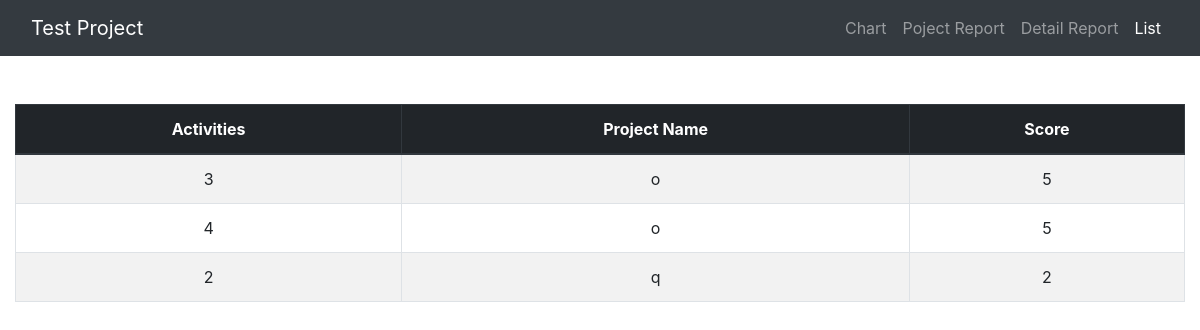
Page /list_page.php on the earlier database version.
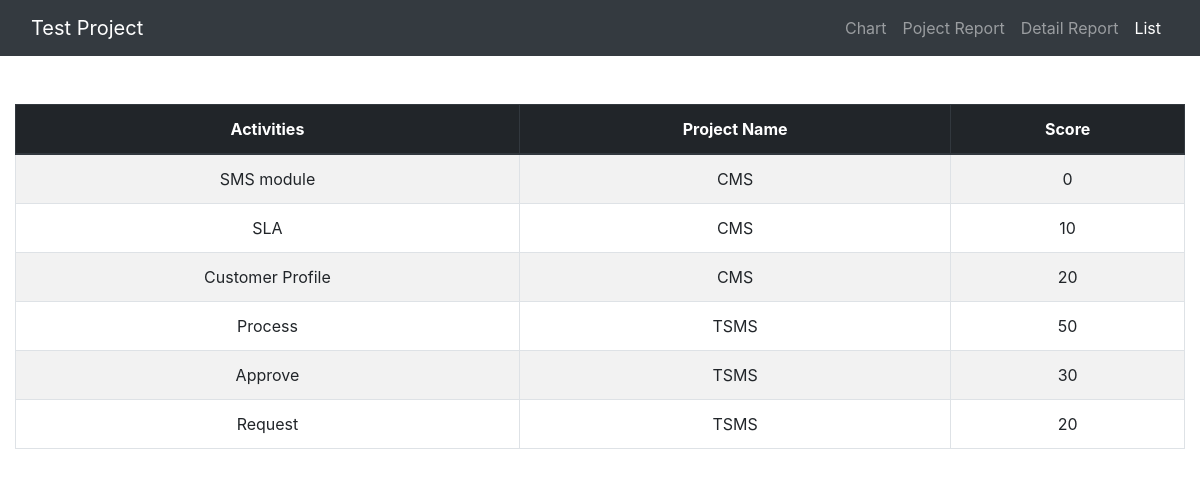
Same page on the later database version.
### tables this page shows
CREATE TABLE `activity` (
  `activity_id` int(255) NOT NULL,
  `activity_name` varchar(100) NOT NULL,
  `projected_start_date` date NOT NULL,
  `projected_end_date` date NOT NULL,
  `actual_start_date` date NOT NULL,
  `actual_end_date` date NOT NULL,
  `projected_days` int(255) NOT NULL,
  `actual_days` int(255) NOT NULL,
  `accuracy` char(50) NOT NULL,
  `score` int(255) NOT NULL,
  `stat` varchar(10) NOT NULL,
  `project_id` int(255) NOT NULL
);

CREATE TABLE `project` (
  `project_id` int(255) NOT NULL,
  `project_name` varchar(100) NOT NULL
);

### list_page.php (the view, shortened to what this page needs)
<!DOCTYPE html>
<html>
<head>
    <link rel="stylesheet" href="https://maxcdn.bootstrapcdn.com/bootstrap/4.1.3/css/bootstrap.min.css">
</head>
<body>
    <nav class="navbar navbar-expand-sm bg-dark navbar-dark navbar-fixed-top">
        <div class="container-fluid">
            <div class="navbar-header">
                <a class="navbar-brand" href="#">Test Project</a>
            </div>
            <ul class="navbar-nav">
                <li class="nav-item">
                    <a class="nav-link" href="index.php">Chart</a>
                </li>
                <li class="nav-item">
                    <a class="nav-link" href="project_report_page.php">Poject Report</a>
                </li>
                <li class="nav-item">
                    <a class="nav-link" href="detail_report_page.php">Detail Report</a>
                </li>
                <li class="nav-item active">
                    <a class="nav-link" href="#">List</a>
                </li>
            </ul>
        </div>
    </nav>
    <br><br>
    <div class="container-fluid">
        <div class="table-responsive-sm text-center">
            <table class="table table-bordered table-striped table-hover">
                <thead class="thead-dark">
                    <tr>
                        <th>Activities</th>
                        <th>Project Name</th>
                        <th>Score</th>
                    </tr>
                </thead>
                <tbody>
                    <?php
                    require('conn.php');
                    $query = "SELECT project.project_name, activity.activity_name, activity.score FROM project INNER JOIN activity ON project.project_id = activity.project_id ORDER BY project.project_name ASC";
                    $result = mysqli_query($conn, $query);
                    while($row = mysqli_fetch_array($result)) {
                        echo '
                        <tr>
                            <td>'.$row["activity_name"].'</td>
                            <td>'.$row["project_name"].'</td>
                            <td>'.$row["score"].'</td>
                        </tr>';
                    }
                    ?>
                </tbody>
            </table>
        </div>
    </div>
</body>
</html>

Differences in the rows shown:
removed activity: activity_name "3", project.project_name "o", score "5"
removed activity: activity_name "4", project.project_name "o", score "5"
removed activity: activity_name "2", project.project_name "q", score "2"
added activity: activity_name "SMS module", project.project_name "CMS", score "0"
added activity: activity_name "SLA", project.project_name "CMS", score "10"
added activity: activity_name "Customer Profile", project.project_name "CMS", score "20"
added activity: activity_name "Process", project.project_name "TSMS", score "50"
added activity: activity_name "Approve", project.project_name "TSMS", score "30"
added activity: activity_name "Request", project.project_name "TSMS", score "20"
